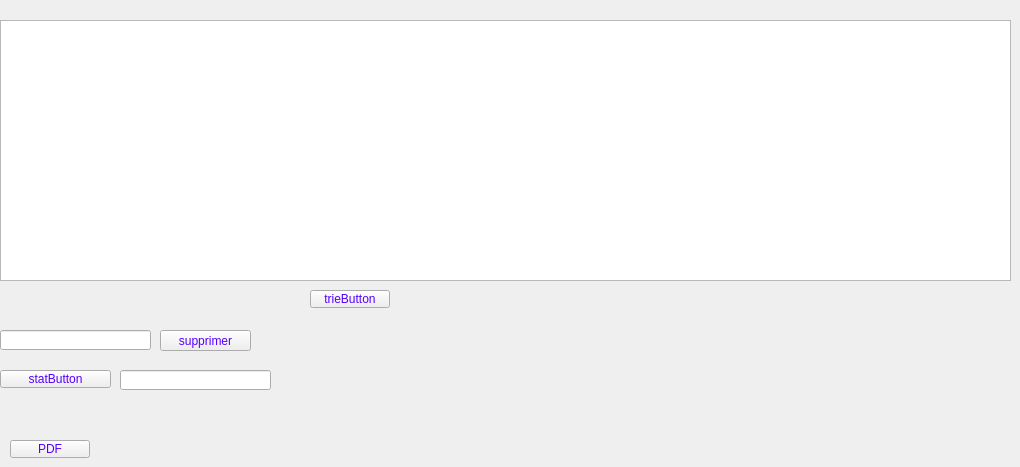
           <widget class="QWidget" name="tab_16">
            <attribute name="title">
             <string>metier-comm2</string>
            </attribute>
            <widget class="QPushButton" name="supprimer_2">
             <property name="geometry">
              <rect>
               <x>160</x>
               <y>330</y>
               <width>91</width>
               <height>21</height>
              </rect>
             </property>
             <property name="styleSheet">
              <string notr="true">color: rgb(85, 0, 255);</string>
             </property>
             <property name="text">
              <string>supprimer</string>
             </property>
            </widget>
            <widget class="QTableView" name="tableView">
             <property name="geometry">
              <rect>
               <x>0</x>
               <y>20</y>
               <width>1011</width>
               <height>261</height>
              </rect>
             </property>
             <property name="styleSheet">
              <string notr="true">color:black;</string>
             </property>
            </widget>
            <widget class="QLineEdit" name="iddd">
             <property name="geometry">
              <rect>
               <x>0</x>
               <y>330</y>
               <width>151</width>
               <height>20</height>
              </rect>
             </property>
            </widget>
            <widget class="QPushButton" name="trieButton">
             <property name="geometry">
              <rect>
               <x>310</x>
               <y>290</y>
               <width>80</width>
               <height>18</height>
              </rect>
             </property>
             <property name="styleSheet">
              <string notr="true">color: rgb(85, 0, 255);</string>
             </property>
             <property name="text">
              <string>trieButton</string>
             </property>
            </widget>
            <widget class="QPushButton" name="statButton">
             <property name="geometry">
              <rect>
               <x>0</x>
               <y>370</y>
               <width>111</width>
               <height>18</height>
              </rect>
             </property>
             <property name="styleSheet">
              <string notr="true">color: rgb(85, 0, 255);</string>
             </property>
             <property name="text">
              <string>statButton</string>
             </property>
            </widget>
            <widget class="QPushButton" name="PDF">
             <property name="geometry">
              <rect>
               <x>10</x>
               <y>440</y>
               <width>80</width>
               <height>18</height>
              </rect>
             </property>
             <property name="styleSheet">
              <string notr="true">color: rgb(85, 0, 255);</string>
             </property>
             <property name="text">
              <string>PDF</string>
             </property>
            </widget>
            <widget class="QLineEdit" name="nbc">
             <property name="geometry">
              <rect>
               <x>120</x>
               <y>370</y>
               <width>151</width>
               <height>20</height>
              </rect>
             </property>
             <property name="styleSheet">
              <string notr="true">color: rgb(0, 0, 0);</string>
             </property>
            </widget>
           </widget>
